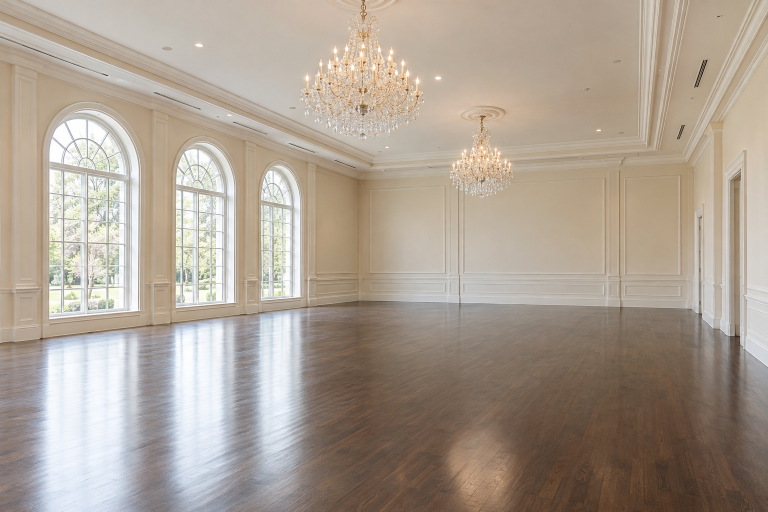
#> input picture samples/ballroom/01-empty.png, 1536 x 1024 px (shown at 1/2 size); its folder holds only this picture in this run
$ python -i verify.py   (imports and definitions only)
#> lines starting #> are read from the running program, lines starting #| are printed output that depends on the picture
"""Offline structure check: did the engine keep the room's architecture?

The render is aligned to the original photo (feature matching), then architectural edges are compared over the top
40% of the frame (ceiling, windows, upper walls), where decor rarely belongs. The comparison is global and per tile,
so a missing chandelier can't hide behind an intact ceiling. See `structure_report` for the calibrated method
(docs/decisions.md).
"""
from __future__ import annotations

from pathlib import Path

import cv2
import numpy as np
from PIL import Image, ImageOps

from ._images import register_heif

STRUCTURE_OK = 0.70  # calibrated 2026-11-21; see docs/decisions.md
MISALIGNED_CAP = 0.35  # render does not line up with the photo (other room/angle, blank, heavy crop): never passes
UNVERIFIABLE_SCORE = 0.50  # photo has too little structure to check: below STRUCTURE_OK so a person looks
TOP_FRACTION = 0.40
WORK_MAX_SIDE = 1024  # images are fitted (never upscaled) into this box before analysis
MAX_ASPECT = 4.0  # panoramas/strips beyond 4:1 are not checked
DECODE_MAX_SIDE = 4096  # cap decode resolution (memory)

MIN_KEYPOINTS = 40  # SIFT keypoints needed in BOTH images to attempt alignment
MIN_INLIERS = 25
MIN_INLIER_RATIO = 0.30
MIN_INLIER_SPREAD = 0.25  # fraction of 4x4 grid cells (over the photo) that must contain inliers
SCALE_RANGE = (0.75, 1.33)
MAX_ROTATION_DEG = 5.0
MAX_CENTER_SHIFT_X = 0.08  # render centre mapped into the photo, as a fraction of the photo's width
MAX_CENTER_SHIFT_Y = 0.12  # ... and height (engines crop 4:3 -> 3:2 vertically)
MIN_COVERAGE = 0.60  # fraction of the protected region the render must cover
EDGE_TOLERANCE_PX = 3
TILE_GRID = (3, 6)  # rows x cols over the protected region
TILE_MIN_EDGES = 0.02  # a tile counts if >= 2% of its pixels are original edges
TILE_FLOOR = 0.20  # any covered architecture tile with edge recall below this marks the render as altered
TILE_MIN_COVER = 0.80  # tiles the render only partly shows (aspect crop) are judged by MIN_COVERAGE instead
TILE_PERCENTILE = 10
TILE_MARGIN = 0.25

# [1 line not run here, left out]


# [24 lines left out: functions _load_gray, _fit, not called in this run]


def _clahe(gray: np.ndarray) -> np.ndarray:
    return cv2.createCLAHE(clipLimit=2.0, tileGridSize=(8, 8)).apply(gray)


def _edges(gray: np.ndarray) -> np.ndarray:
    """Canny on contrast-normalised grayscale so relighting/uplighting does not erase edges."""
    norm = _clahe(cv2.GaussianBlur(gray, (3, 3), 0))
    median = float(np.median(norm))
    lo, hi = int(max(0, 0.66 * median)), int(min(255, 1.33 * median))
    if hi - lo < 30:
        lo, hi = 50, 150
    return cv2.Canny(norm, lo, hi) > 0


def _features(gray: np.ndarray):
    return cv2.SIFT_create(4000).detectAndCompute(_clahe(gray), None)


# [35 lines left out: function _align, not called in this run]


def _dilate(mask: np.ndarray) -> np.ndarray:
    kernel = cv2.getStructuringElement(cv2.MORPH_ELLIPSE, (2 * EDGE_TOLERANCE_PX + 1,) * 2)
    return cv2.dilate(mask.astype(np.uint8), kernel) > 0


# [86 lines left out: functions _compare, structure_report, not called in this run]


def structure_score(original: Path, render: Path) -> float:
    """Structure similarity in [0, 1] (1 = architecture unchanged); see structure_report."""
    return float(structure_report(original, render)["score"])


# [14 lines left out: functions image_size, aspect_ok, not called in this run]

>>> import cv2
>>> picture = cv2.imread('../../samples/ballroom/01-empty.png', cv2.IMREAD_GRAYSCALE)
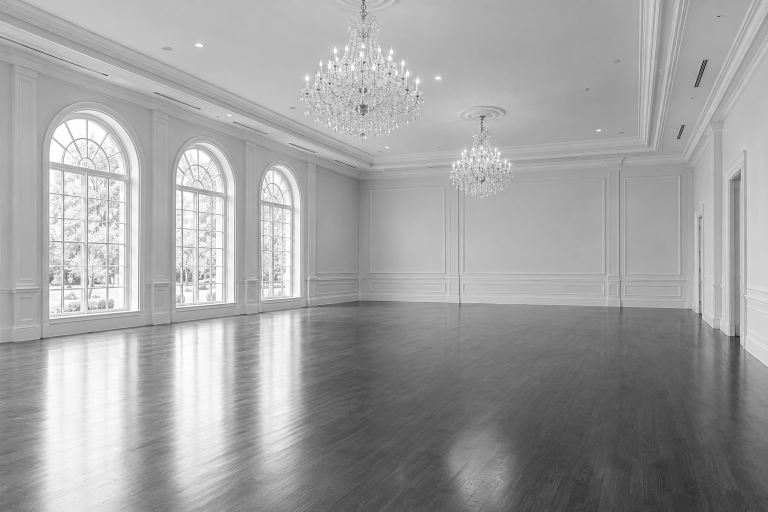
#> picture: shape (1024, 1536) (shown at 1/2 size); min 1, max 255, mean 161.8
>>> result = _edges(picture)
#> in _clahe, `return cv2.createCLAHE(clipLimit=2.0, tileGridSize=(8, 8)).apply(gray)`:
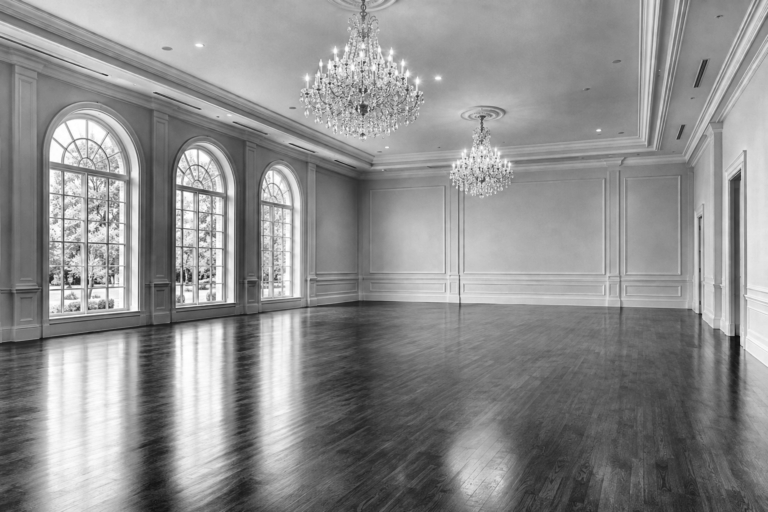
#> returned value: shape (1024, 1536) (shown at 1/2 size); min 10, max 255, mean 142.3
#> in _edges, `median = float(np.median(norm))`: median = 142
#> in _edges, `lo, hi = int(max(0, 0.66 * median)), int(min(255, 1.33 * median))`: lo = 93; hi = 188
#> in _edges, `return cv2.Canny(norm, lo, hi) > 0`:
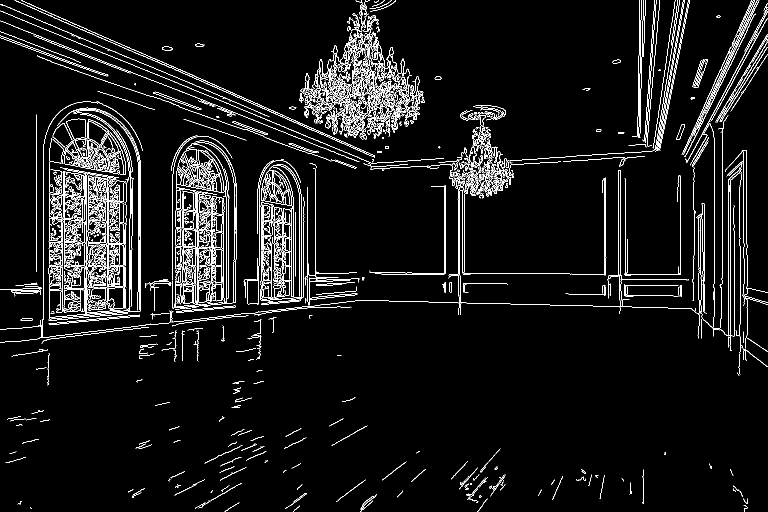
#> returned value: shape (1024, 1536) bool (shown at 1/2 size); 5.5% white in thin lines or dots
